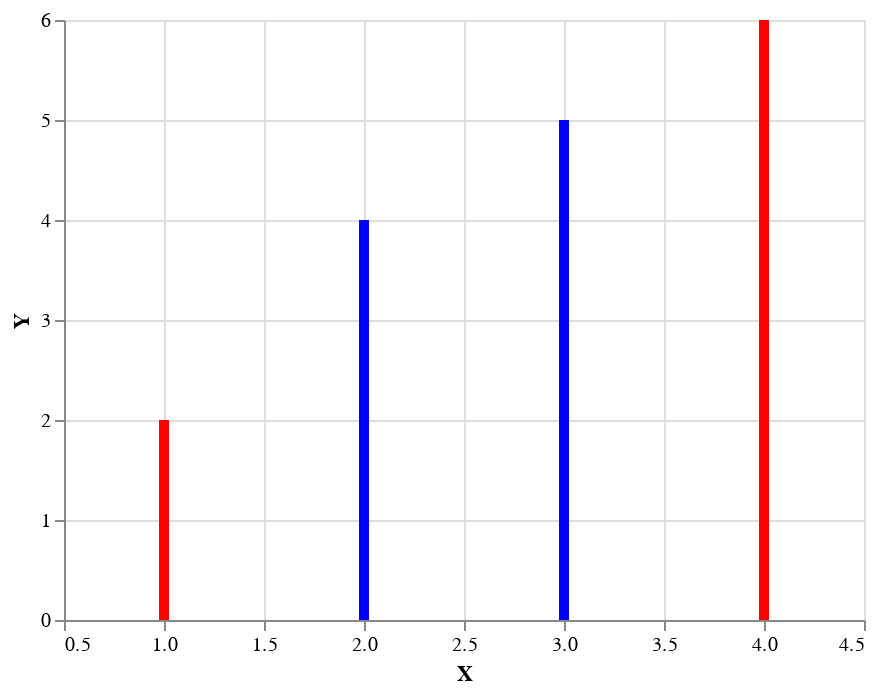

Notebook code for this chart:
### Markdown cell above
# The Basic Components of an Altair Chart

# Conditions

### Code cell
import pandas as pd
import altair as alt
from config import *

df = pd.DataFrame({
'X' : [1,2,3,4],
'Y' : [2,4,5,6],
'Z' : [3,4,5,6],
'H' : [5,6,8,9],
'M' : [3,4,5,3],
'Country' : ['USA', 'EU', 'EU', 'USA']
})

chart = alt.Chart(df).mark_bar().encode(
    x='X',
    y='Y',
    color=alt.condition(
        alt.datum.Country == 'USA',
        alt.value('red'),  # color to use when condition is true
        alt.value('blue')  # color to use when condition is false
    )
)

chart

### Figure 1 — Vega-Lite specification as saved in the notebook (floating-point values rounded to 4 significant figures)
{"config": {"view": {"continuousWidth": 400, "continuousHeight": 300}}, "data": {"name": "data-f6be64e55b67dfa3f8d06ba53b7821fc"}, "mark": "bar", "encoding": {"color": {"condition": {"value": "red", "test": "(datum.Country === 'USA')"}, "value": "blue"}, "x": {"field": "X", "type": "quantitative"}, "y": {"field": "Y", "type": "quantitative"}}, "$schema": "https://vega.github.io/schema/vega-lite/v4.17.0.json", "datasets": {"data-f6be64e55b67dfa3f8d06ba53b7821fc": [{"X": 1, "Y": 2, "Z": 3, "H": 5, "M": 3, "Country": "USA"}, {"X": 2, "Y": 4, "Z": 4, "H": 6, "M": 4, "Country": "EU"}, {"X": 3, "Y": 5, "Z": 5, "H": 8, "M": 5, "Country": "EU"}, {"X": 4, "Y": 6, "Z": 6, "H": 9, "M": 3, "Country": "USA"}]}}
